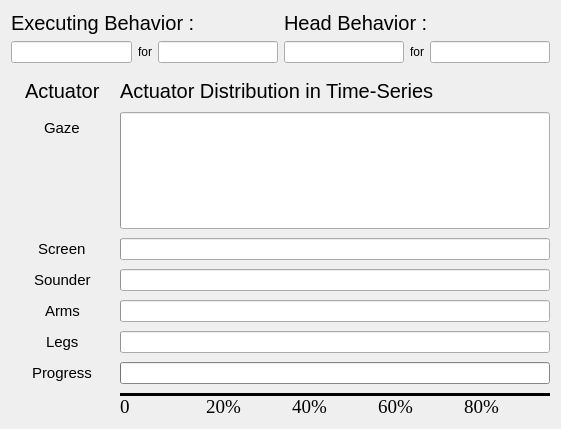
   <widget class="QWidget" name="verticalLayoutWidget">
    <property name="geometry">
     <rect>
      <x>710</x>
      <y>860</y>
      <width>561</width>
      <height>429</height>
     </rect>
    </property>
    <layout class="QVBoxLayout" name="verticalLayout_2">
     <item>
      <layout class="QHBoxLayout" name="horizontalLayout_3">
       <item>
        <layout class="QVBoxLayout" name="verticalLayout_5">
         <item>
          <widget class="QLabel" name="label_26">
           <property name="font">
            <font>
             <family>Ubuntu</family>
             <pointsize>15</pointsize>
             <weight>50</weight>
             <bold>false</bold>
             <underline>false</underline>
            </font>
           </property>
           <property name="text">
            <string>Executing Behavior :</string>
           </property>
          </widget>
         </item>
         <item>
          <layout class="QHBoxLayout" name="horizontalLayout">
           <item>
            <widget class="QLineEdit" name="lineEdit_executing_behavior_type">
             <property name="palette">
              <palette>
               <active>
                <colorrole role="WindowText">
                 <brush brushstyle="SolidPattern">
                  <color alpha="255">
                   <red>0</red>
                   <green>0</green>
                   <blue>0</blue>
                  </color>
                 </brush>
                </colorrole>
                <colorrole role="Text">
                 <brush brushstyle="SolidPattern">
                  <color alpha="255">
                   <red>46</red>
                   <green>52</green>
                   <blue>54</blue>
                  </color>
                 </brush>
                </colorrole>
               </active>
               <inactive>
                <colorrole role="WindowText">
                 <brush brushstyle="SolidPattern">
                  <color alpha="255">
                   <red>0</red>
                   <green>0</green>
                   <blue>0</blue>
                  </color>
                 </brush>
                </colorrole>
                <colorrole role="Text">
                 <brush brushstyle="SolidPattern">
                  <color alpha="255">
                   <red>46</red>
                   <green>52</green>
                   <blue>54</blue>
                  </color>
                 </brush>
                </colorrole>
               </inactive>
               <disabled>
                <colorrole role="WindowText">
                 <brush brushstyle="SolidPattern">
                  <color alpha="255">
                   <red>190</red>
                   <green>190</green>
                   <blue>190</blue>
                  </color>
                 </brush>
                </colorrole>
                <colorrole role="Text">
                 <brush brushstyle="SolidPattern">
                  <color alpha="255">
                   <red>190</red>
                   <green>190</green>
                   <blue>190</blue>
                  </color>
                 </brush>
                </colorrole>
               </disabled>
              </palette>
             </property>
             <property name="text">
              <string/>
             </property>
            </widget>
           </item>
           <item>
            <widget class="QLabel" name="label_20">
             <property name="text">
              <string>for</string>
             </property>
             <property name="alignment">
              <set>Qt::AlignCenter</set>
             </property>
            </widget>
           </item>
           <item>
            <widget class="QLineEdit" name="lineEdit_executing_behavior_person">
             <property name="text">
              <string/>
             </property>
            </widget>
           </item>
          </layout>
         </item>
        </layout>
       </item>
       <item>
        <layout class="QVBoxLayout" name="verticalLayout_6">
         <item>
          <widget class="QLabel" name="label_71">
           <property name="font">
            <font>
             <family>Ubuntu</family>
             <pointsize>15</pointsize>
             <weight>50</weight>
             <bold>false</bold>
             <underline>false</underline>
            </font>
           </property>
           <property name="text">
            <string>Head Behavior :</string>
           </property>
          </widget>
         </item>
         <item>
          <layout class="QHBoxLayout" name="horizontalLayout_2">
           <item>
            <widget class="QLineEdit" name="lineEdit_head_behavior_type">
             <property name="text">
              <string/>
             </property>
            </widget>
           </item>
           <item>
            <widget class="QLabel" name="label_78">
             <property name="text">
              <string>for</string>
             </property>
             <property name="alignment">
              <set>Qt::AlignCenter</set>
             </property>
            </widget>
           </item>
           <item>
            <widget class="QLineEdit" name="lineEdit_head_behavior_person">
             <property name="text">
              <string/>
             </property>
            </widget>
           </item>
          </layout>
         </item>
        </layout>
       </item>
      </layout>
     </item>
     <item>
      <layout class="QFormLayout" name="formLayout">
       <property name="labelAlignment">
        <set>Qt::AlignCenter</set>
       </property>
       <property name="formAlignment">
        <set>Qt::AlignCenter</set>
       </property>
       <property name="horizontalSpacing">
        <number>20</number>
       </property>
       <property name="verticalSpacing">
        <number>9</number>
       </property>
       <property name="leftMargin">
        <number>14</number>
       </property>
       <property name="topMargin">
        <number>10</number>
       </property>
       <item row="0" column="0">
        <widget class="QLabel" name="label_40">
         <property name="font">
          <font>
           <pointsize>15</pointsize>
          </font>
         </property>
         <property name="text">
          <string>Actuator</string>
         </property>
        </widget>
       </item>
       <item row="0" column="1">
        <widget class="QLabel" name="label_46">
         <property name="font">
          <font>
           <pointsize>15</pointsize>
          </font>
         </property>
         <property name="text">
          <string>Actuator Distribution in Time-Series </string>
         </property>
        </widget>
       </item>
       <item row="1" column="0">
        <widget class="QLabel" name="label">
         <property name="font">
          <font>
           <family>Ubuntu</family>
           <pointsize>11</pointsize>
          </font>
         </property>
         <property name="text">
          <string>Gaze</string>
         </property>
        </widget>
       </item>
       <item row="1" column="1">
        <widget class="QProgressBar" name="progressBar_behavior_gaze">
         <property name="sizePolicy">
          <sizepolicy hsizetype="Expanding" vsizetype="Expanding">
           <horstretch>0</horstretch>
           <verstretch>0</verstretch>
          </sizepolicy>
         </property>
         <property name="contextMenuPolicy">
          <enum>Qt::DefaultContextMenu</enum>
         </property>
         <property name="styleSheet">
          <string notr="true"/>
         </property>
         <property name="value">
          <number>0</number>
         </property>
         <property name="textVisible">
          <bool>false</bool>
         </property>
         <property name="orientation">
          <enum>Qt::Horizontal</enum>
         </property>
         <property name="invertedAppearance">
          <bool>false</bool>
         </property>
         <property name="format">
          <string/>
         </property>
        </widget>
       </item>
       <item row="2" column="0">
        <widget class="QLabel" name="label_2">
         <property name="font">
          <font>
           <family>Ubuntu</family>
           <pointsize>11</pointsize>
          </font>
         </property>
         <property name="text">
          <string>Screen</string>
         </property>
        </widget>
       </item>
       <item row="2" column="1">
        <widget class="QProgressBar" name="progressBar_behavior_screen">
         <property name="value">
          <number>0</number>
         </property>
         <property name="textVisible">
          <bool>false</bool>
         </property>
         <property name="format">
          <string/>
         </property>
        </widget>
       </item>
       <item row="3" column="0">
        <widget class="QLabel" name="label_3">
         <property name="font">
          <font>
           <family>Ubuntu</family>
           <pointsize>11</pointsize>
          </font>
         </property>
         <property name="text">
          <string>Sounder</string>
         </property>
        </widget>
       </item>
       <item row="3" column="1">
        <widget class="QProgressBar" name="progressBar_behavior_sounder">
         <property name="value">
          <number>0</number>
         </property>
         <property name="textVisible">
          <bool>false</bool>
         </property>
         <property name="format">
          <string/>
         </property>
        </widget>
       </item>
       <item row="4" column="0">
        <widget class="QLabel" name="label_4">
         <property name="font">
          <font>
           <family>Ubuntu</family>
           <pointsize>11</pointsize>
          </font>
         </property>
         <property name="text">
          <string>Arms</string>
         </property>
        </widget>
       </item>
       <item row="4" column="1">
        <widget class="QProgressBar" name="progressBar_behavior_arm">
         <property name="value">
          <number>0</number>
         </property>
         <property name="textVisible">
          <bool>false</bool>
         </property>
         <property name="format">
          <string/>
         </property>
        </widget>
       </item>
       <item row="5" column="0">
        <widget class="QLabel" name="label_23">
         <property name="font">
          <font>
           <family>Ubuntu</family>
           <pointsize>11</pointsize>
          </font>
         </property>
         <property name="text">
          <string>Legs</string>
         </property>
        </widget>
       </item>
       <item row="5" column="1">
        <widget class="QProgressBar" name="progressBar_behavior_leg">
         <property name="value">
          <number>0</number>
         </property>
         <property name="textVisible">
          <bool>false</bool>
         </property>
         <property name="format">
          <string/>
         </property>
        </widget>
       </item>
       <item row="6" column="0">
        <widget class="QLabel" name="label_38">
         <property name="font">
          <font>
           <family>Ubuntu</family>
           <pointsize>11</pointsize>
          </font>
         </property>
         <property name="text">
          <string>Progress</string>
         </property>
        </widget>
       </item>
       <item row="6" column="1">
        <widget class="QProgressBar" name="progressBar_behavior_progress">
         <property name="palette">
          <palette>
           <active>
            <colorrole role="WindowText">
             <brush brushstyle="SolidPattern">
              <color alpha="255">
               <red>0</red>
               <green>0</green>
               <blue>0</blue>
              </color>
             </brush>
            </colorrole>
            <colorrole role="Button">
             <brush brushstyle="SolidPattern">
              <color alpha="255">
               <red>186</red>
               <green>189</green>
               <blue>182</blue>
              </color>
             </brush>
            </colorrole>
            <colorrole role="Light">
             <brush brushstyle="SolidPattern">
              <color alpha="255">
               <red>255</red>
               <green>255</green>
               <blue>255</blue>
              </color>
             </brush>
            </colorrole>
            <colorrole role="Midlight">
             <brush brushstyle="SolidPattern">
              <color alpha="255">
               <red>220</red>
               <green>222</green>
               <blue>218</blue>
              </color>
             </brush>
            </colorrole>
            <colorrole role="Dark">
             <brush brushstyle="SolidPattern">
              <color alpha="255">
               <red>93</red>
               <green>94</green>
               <blue>91</blue>
              </color>
             </brush>
            </colorrole>
            <colorrole role="Mid">
             <brush brushstyle="SolidPattern">
              <color alpha="255">
               <red>124</red>
               <green>126</green>
               <blue>121</blue>
              </color>
             </brush>
            </colorrole>
            <colorrole role="Text">
             <brush brushstyle="SolidPattern">
              <color alpha="255">
               <red>0</red>
               <green>0</green>
               <blue>0</blue>
              </color>
             </brush>
            </colorrole>
            <colorrole role="BrightText">
             <brush brushstyle="SolidPattern">
              <color alpha="255">
               <red>255</red>
               <green>255</green>
               <blue>255</blue>
              </color>
             </brush>
            </colorrole>
            <colorrole role="ButtonText">
             <brush brushstyle="SolidPattern">
              <color alpha="255">
               <red>0</red>
               <green>0</green>
               <blue>0</blue>
              </color>
             </brush>
            </colorrole>
            <colorrole role="Base">
             <brush brushstyle="SolidPattern">
              <color alpha="255">
               <red>255</red>
               <green>255</green>
               <blue>255</blue>
              </color>
             </brush>
            </colorrole>
            <colorrole role="Window">
             <brush brushstyle="SolidPattern">
              <color alpha="255">
               <red>186</red>
               <green>189</green>
               <blue>182</blue>
              </color>
             </brush>
            </colorrole>
            <colorrole role="Shadow">
             <brush brushstyle="SolidPattern">
              <color alpha="255">
               <red>0</red>
               <green>0</green>
               <blue>0</blue>
              </color>
             </brush>
            </colorrole>
            <colorrole role="AlternateBase">
             <brush brushstyle="SolidPattern">
              <color alpha="255">
               <red>220</red>
               <green>222</green>
               <blue>218</blue>
              </color>
             </brush>
            </colorrole>
            <colorrole role="ToolTipBase">
             <brush brushstyle="SolidPattern">
              <color alpha="255">
               <red>255</red>
               <green>255</green>
               <blue>220</blue>
              </color>
             </brush>
            </colorrole>
            <colorrole role="ToolTipText">
             <brush brushstyle="SolidPattern">
              <color alpha="255">
               <red>0</red>
               <green>0</green>
               <blue>0</blue>
              </color>
             </brush>
            </colorrole>
           </active>
           <inactive>
            <colorrole role="WindowText">
             <brush brushstyle="SolidPattern">
              <color alpha="255">
               <red>0</red>
               <green>0</green>
               <blue>0</blue>
              </color>
             </brush>
            </colorrole>
            <colorrole role="Button">
             <brush brushstyle="SolidPattern">
              <color alpha="255">
               <red>186</red>
               <green>189</green>
               <blue>182</blue>
              </color>
             </brush>
            </colorrole>
            <colorrole role="Light">
             <brush brushstyle="SolidPattern">
              <color alpha="255">
               <red>255</red>
               <green>255</green>
               <blue>255</blue>
              </color>
             </brush>
            </colorrole>
            <colorrole role="Midlight">
             <brush brushstyle="SolidPattern">
              <color alpha="255">
               <red>220</red>
               <green>222</green>
               <blue>218</blue>
              </color>
             </brush>
            </colorrole>
            <colorrole role="Dark">
             <brush brushstyle="SolidPattern">
              <color alpha="255">
               <red>93</red>
               <green>94</green>
               <blue>91</blue>
              </color>
             </brush>
            </colorrole>
            <colorrole role="Mid">
             <brush brushstyle="SolidPattern">
              <color alpha="255">
               <red>124</red>
               <green>126</green>
               <blue>121</blue>
              </color>
             </brush>
            </colorrole>
            <colorrole role="Text">
             <brush brushstyle="SolidPattern">
              <color alpha="255">
               <red>0</red>
               <green>0</green>
               <blue>0</blue>
              </color>
             </brush>
            </colorrole>
            <colorrole role="BrightText">
             <brush brushstyle="SolidPattern">
              <color alpha="255">
               <red>255</red>
               <green>255</green>
               <blue>255</blue>
              </color>
             </brush>
            </colorrole>
            <colorrole role="ButtonText">
             <brush brushstyle="SolidPattern">
              <color alpha="255">
               <red>0</red>
               <green>0</green>
               <blue>0</blue>
              </color>
             </brush>
            </colorrole>
            <colorrole role="Base">
             <brush brushstyle="SolidPattern">
              <color alpha="255">
               <red>255</red>
               <green>255</green>
               <blue>255</blue>
              </color>
             </brush>
            </colorrole>
            <colorrole role="Window">
             <brush brushstyle="SolidPattern">
              <color alpha="255">
               <red>186</red>
               <green>189</green>
               <blue>182</blue>
              </color>
             </brush>
            </colorrole>
            <colorrole role="Shadow">
             <brush brushstyle="SolidPattern">
              <color alpha="255">
               <red>0</red>
               <green>0</green>
               <blue>0</blue>
              </color>
             </brush>
            </colorrole>
            <colorrole role="AlternateBase">
             <brush brushstyle="SolidPattern">
              <color alpha="255">
               <red>220</red>
               <green>222</green>
               <blue>218</blue>
              </color>
             </brush>
            </colorrole>
            <colorrole role="ToolTipBase">
             <brush brushstyle="SolidPattern">
              <color alpha="255">
               <red>255</red>
               <green>255</green>
               <blue>220</blue>
              </color>
             </brush>
            </colorrole>
            <colorrole role="ToolTipText">
             <brush brushstyle="SolidPattern">
              <color alpha="255">
               <red>0</red>
               <green>0</green>
               <blue>0</blue>
              </color>
             </brush>
            </colorrole>
           </inactive>
           <disabled>
            <colorrole role="WindowText">
             <brush brushstyle="SolidPattern">
              <color alpha="255">
               <red>93</red>
               <green>94</green>
               <blue>91</blue>
              </color>
             </brush>
            </colorrole>
            <colorrole role="Button">
             <brush brushstyle="SolidPattern">
              <color alpha="255">
               <red>186</red>
               <green>189</green>
               <blue>182</blue>
              </color>
             </brush>
            </colorrole>
            <colorrole role="Light">
             <brush brushstyle="SolidPattern">
              <color alpha="255">
               <red>255</red>
               <green>255</green>
               <blue>255</blue>
              </color>
             </brush>
            </colorrole>
            <colorrole role="Midlight">
             <brush brushstyle="SolidPattern">
              <color alpha="255">
               <red>220</red>
               <green>222</green>
               <blue>218</blue>
              </color>
             </brush>
            </colorrole>
            <colorrole role="Dark">
             <brush brushstyle="SolidPattern">
              <color alpha="255">
               <red>93</red>
               <green>94</green>
               <blue>91</blue>
              </color>
             </brush>
            </colorrole>
            <colorrole role="Mid">
             <brush brushstyle="SolidPattern">
              <color alpha="255">
               <red>124</red>
               <green>126</green>
               <blue>121</blue>
              </color>
             </brush>
            </colorrole>
            <colorrole role="Text">
             <brush brushstyle="SolidPattern">
              <color alpha="255">
               <red>93</red>
               <green>94</green>
               <blue>91</blue>
              </color>
             </brush>
            </colorrole>
            <colorrole role="BrightText">
             <brush brushstyle="SolidPattern">
              <color alpha="255">
               <red>255</red>
               <green>255</green>
               <blue>255</blue>
              </color>
             </brush>
            </colorrole>
            <colorrole role="ButtonText">
             <brush brushstyle="SolidPattern">
              <color alpha="255">
               <red>93</red>
               <green>94</green>
               <blue>91</blue>
              </color>
             </brush>
            </colorrole>
            <colorrole role="Base">
             <brush brushstyle="SolidPattern">
              <color alpha="255">
               <red>186</red>
               <green>189</green>
               <blue>182</blue>
              </color>
             </brush>
            </colorrole>
            <colorrole role="Window">
             <brush brushstyle="SolidPattern">
              <color alpha="255">
               <red>186</red>
               <green>189</green>
               <blue>182</blue>
              </color>
             </brush>
            </colorrole>
            <colorrole role="Shadow">
             <brush brushstyle="SolidPattern">
              <color alpha="255">
               <red>0</red>
               <green>0</green>
               <blue>0</blue>
              </color>
             </brush>
            </colorrole>
            <colorrole role="AlternateBase">
             <brush brushstyle="SolidPattern">
              <color alpha="255">
               <red>186</red>
               <green>189</green>
               <blue>182</blue>
              </color>
             </brush>
            </colorrole>
            <colorrole role="ToolTipBase">
             <brush brushstyle="SolidPattern">
              <color alpha="255">
               <red>255</red>
               <green>255</green>
               <blue>220</blue>
              </color>
             </brush>
            </colorrole>
            <colorrole role="ToolTipText">
             <brush brushstyle="SolidPattern">
              <color alpha="255">
               <red>0</red>
               <green>0</green>
               <blue>0</blue>
              </color>
             </brush>
            </colorrole>
           </disabled>
          </palette>
         </property>
         <property name="value">
          <number>0</number>
         </property>
         <property name="textVisible">
          <bool>false</bool>
         </property>
         <property name="format">
          <string/>
         </property>
        </widget>
       </item>
       <item row="7" column="1">
        <layout class="QGridLayout" name="gridLayout_4">
         <item row="0" column="3">
          <widget class="Line" name="line_14">
           <property name="sizePolicy">
            <sizepolicy hsizetype="Minimum" vsizetype="Fixed">
             <horstretch>1</horstretch>
             <verstretch>0</verstretch>
            </sizepolicy>
           </property>
           <property name="font">
            <font>
             <weight>50</weight>
             <bold>false</bold>
            </font>
           </property>
           <property name="frameShadow">
            <enum>QFrame::Plain</enum>
           </property>
           <property name="lineWidth">
            <number>4</number>
           </property>
           <property name="orientation">
            <enum>Qt::Horizontal</enum>
           </property>
          </widget>
         </item>
         <item row="0" column="0">
          <widget class="Line" name="line_11">
           <property name="sizePolicy">
            <sizepolicy hsizetype="Minimum" vsizetype="Fixed">
             <horstretch>1</horstretch>
             <verstretch>0</verstretch>
            </sizepolicy>
           </property>
           <property name="font">
            <font>
             <weight>50</weight>
             <bold>false</bold>
            </font>
           </property>
           <property name="frameShadow">
            <enum>QFrame::Plain</enum>
           </property>
           <property name="lineWidth">
            <number>4</number>
           </property>
           <property name="orientation">
            <enum>Qt::Horizontal</enum>
           </property>
          </widget>
         </item>
         <item row="1" column="2">
          <widget class="QLabel" name="label_24">
           <property name="font">
            <font>
             <family>Times New Roman</family>
             <pointsize>14</pointsize>
            </font>
           </property>
           <property name="text">
            <string>40%</string>
           </property>
          </widget>
         </item>
         <item row="0" column="2">
          <widget class="Line" name="line_13">
           <property name="sizePolicy">
            <sizepolicy hsizetype="Minimum" vsizetype="Fixed">
             <horstretch>1</horstretch>
             <verstretch>0</verstretch>
            </sizepolicy>
           </property>
           <property name="font">
            <font>
             <weight>50</weight>
             <bold>false</bold>
            </font>
           </property>
           <property name="frameShadow">
            <enum>QFrame::Plain</enum>
           </property>
           <property name="lineWidth">
            <number>4</number>
           </property>
           <property name="orientation">
            <enum>Qt::Horizontal</enum>
           </property>
          </widget>
         </item>
         <item row="1" column="3">
          <widget class="QLabel" name="label_69">
           <property name="font">
            <font>
             <family>Times New Roman</family>
             <pointsize>14</pointsize>
            </font>
           </property>
           <property name="text">
            <string>60%</string>
           </property>
          </widget>
         </item>
         <item row="0" column="1">
          <widget class="Line" name="line_12">
           <property name="sizePolicy">
            <sizepolicy hsizetype="Minimum" vsizetype="Fixed">
             <horstretch>1</horstretch>
             <verstretch>0</verstretch>
            </sizepolicy>
           </property>
           <property name="font">
            <font>
             <weight>50</weight>
             <bold>false</bold>
            </font>
           </property>
           <property name="frameShadow">
            <enum>QFrame::Plain</enum>
           </property>
           <property name="lineWidth">
            <number>4</number>
           </property>
           <property name="orientation">
            <enum>Qt::Horizontal</enum>
           </property>
          </widget>
         </item>
         <item row="0" column="4">
          <widget class="Line" name="line_15">
           <property name="sizePolicy">
            <sizepolicy hsizetype="Minimum" vsizetype="Fixed">
             <horstretch>1</horstretch>
             <verstretch>0</verstretch>
            </sizepolicy>
           </property>
           <property name="font">
            <font>
             <weight>50</weight>
             <bold>false</bold>
            </font>
           </property>
           <property name="frameShadow">
            <enum>QFrame::Plain</enum>
           </property>
           <property name="lineWidth">
            <number>4</number>
           </property>
           <property name="orientation">
            <enum>Qt::Horizontal</enum>
           </property>
          </widget>
         </item>
         <item row="1" column="4">
          <widget class="QLabel" name="label_70">
           <property name="font">
            <font>
             <family>Times New Roman</family>
             <pointsize>14</pointsize>
            </font>
           </property>
           <property name="text">
            <string>80%</string>
           </property>
          </widget>
         </item>
         <item row="1" column="0">
          <widget class="QLabel" name="label_16">
           <property name="font">
            <font>
             <family>Times New Roman</family>
             <pointsize>14</pointsize>
            </font>
           </property>
           <property name="text">
            <string>0</string>
           </property>
          </widget>
         </item>
         <item row="1" column="1">
          <widget class="QLabel" name="label_19">
           <property name="font">
            <font>
             <family>Times New Roman</family>
             <pointsize>14</pointsize>
            </font>
           </property>
           <property name="text">
            <string>20%</string>
           </property>
          </widget>
         </item>
        </layout>
       </item>
      </layout>
     </item>
    </layout>
   </widget>
